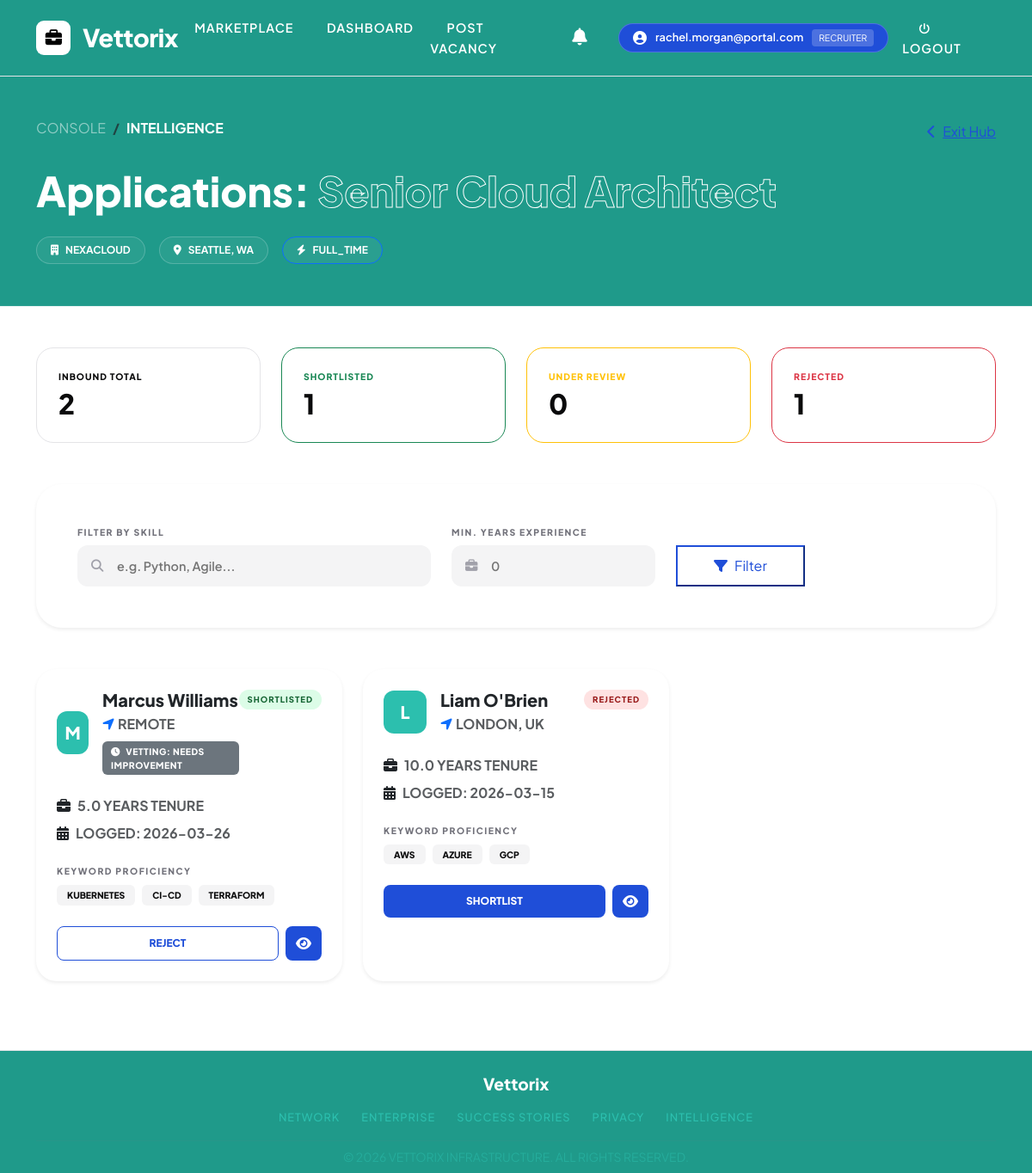
Screenshot of /recruiter/applications/6 (signed in) with the database file from the repository.
### tables this page shows
CREATE TABLE jobs (
            id INTEGER PRIMARY KEY AUTOINCREMENT,
            recruiter_id INTEGER NOT NULL,
            title TEXT NOT NULL,
            company TEXT NOT NULL,
            location TEXT NOT NULL,
            description TEXT NOT NULL,
            requirements TEXT NOT NULL,
            salary_range TEXT,
            job_type TEXT,
            created_at TIMESTAMP DEFAULT CURRENT_TIMESTAMP, status TEXT DEFAULT 'active',
            FOREIGN KEY (recruiter_id) REFERENCES users (id)
        );

CREATE TABLE applications (
            id INTEGER PRIMARY KEY AUTOINCREMENT,
            job_id INTEGER NOT NULL,
            candidate_id INTEGER NOT NULL,
            status TEXT DEFAULT 'applied',
            applied_at TIMESTAMP DEFAULT CURRENT_TIMESTAMP,
            notes TEXT, cover_letter TEXT,
            FOREIGN KEY (job_id) REFERENCES jobs (id),
            FOREIGN KEY (candidate_id) REFERENCES users (id)
        );

CREATE TABLE candidate_profiles (
            id INTEGER PRIMARY KEY AUTOINCREMENT,
            user_id INTEGER NOT NULL,
            full_name TEXT NOT NULL,
            phone TEXT,
            location TEXT,
            skills TEXT,
            experience_years REAL,
            education TEXT,
            resume_text TEXT,
            verification_status TEXT DEFAULT 'Unverified',
            verification_score INTEGER DEFAULT 0,
            verification_recommendation TEXT,
            created_at TIMESTAMP DEFAULT CURRENT_TIMESTAMP, headline TEXT, summary TEXT, linkedin_url TEXT, portfolio_url TEXT, resume_filename TEXT, availability_status TEXT DEFAULT 'available',
            FOREIGN KEY (user_id) REFERENCES users (id)
        );

### app/controller/recruiter.py (the view)
@recruiter_bp.route("/applications/<int:job_id>")
@role_required("recruiter")
def view_applications(job_id):
    conn = get_db_connection()
    skill_filter = request.args.get("skill", "").strip()
    min_exp_str = request.args.get("min_exp", "").strip()
    try:
        min_exp = float(min_exp_str) if min_exp_str else 0.0
    except ValueError:
        min_exp = 0.0
    job = conn.execute(
        "SELECT id, title, company, location, job_type FROM jobs WHERE id = ? AND recruiter_id = ?",
        (job_id, session["user_id"])
    ).fetchone()
    if not job:
        flash("Job not found.", "error")
        conn.close()
        return redirect(url_for("recruiter.dashboard"))
    query = """
        SELECT a.*, cp.full_name, cp.skills, cp.experience_years, cp.location as candidate_location,
               cp.verification_status, cp.verification_score, cp.verification_recommendation
        FROM applications a
        JOIN candidate_profiles cp ON a.candidate_id = cp.user_id
        WHERE a.job_id = ?
    """
    params = [job_id]
    if skill_filter:
        query += " AND LOWER(cp.skills) LIKE ?"
        params.append(f"%{skill_filter.lower()}%")
    if min_exp > 0:
        query += " AND cp.experience_years >= ?"
        params.append(min_exp)
    query += " ORDER BY a.applied_at DESC"
    applications = conn.execute(query, tuple(params)).fetchall()
    conn.close()
    return render_template("applications.html", applications=applications, job=job)

### app/templates/applications.html (shortened to what this page needs)
{% extends "base.html" %}
{% block content %}
<section class="intelligence-hub min-vh-100 bg-white">
    <div class="header-dark py-5 mb-5">
        <div class="container">
            <div class="d-flex justify-content-between align-items-center mb-4">
                <nav aria-label="breadcrumb">
                    <ol class="breadcrumb x-small text-uppercase tracking-widest mb-2">
                        <li class="breadcrumb-item"><a href="{{ url_for('recruiter.dashboard') }}" class="text-white opacity-50 text-decoration-none">Console</a></li>
                        <li class="breadcrumb-item active text-white fw-bold">Intelligence</li>
                    </ol>
                </nav>
                <a href="{{ url_for('recruiter.dashboard') }}" class="btn-exec-outline-white">
                    <i class="fas fa-chevron-left me-2"></i>Exit Hub
                </a>
            </div>
            <h1 class="display-5 fw-extrabold text-white tracking-tight mb-4">
                Applications: <span class="text-outline-white">{{ job.title }}</span>
            </h1>
            <div class="d-flex align-items-center flex-wrap gap-3">
                <div class="meta-capsule"><i class="fas fa-building me-2"></i>{{ job.company }}</div>
                <div class="meta-capsule"><i class="fas fa-map-marker-alt me-2"></i>{{ job.location }}</div>
                <div class="meta-capsule border-primary"><i class="fas fa-bolt me-2"></i>{{ job.job_type }}</div>
            </div>
        </div>
    </div>
    <div class="container">
        <div class="row g-4 mb-5">
            <div class="col-md-3">
                <div class="hub-stat-card">
                    <span class="lbl">Inbound Total</span>
                    <h2 class="val">{{ applications|length }}</h2>
                </div>
            </div>
            <div class="col-md-3">
                <div class="hub-stat-card border-success">
                    <span class="lbl text-success">Shortlisted</span>
                    <h2 class="val">{{ applications|selectattr('status', 'equalto', 'shortlisted')|list|length }}</h2>
                </div>
            </div>
            <div class="col-md-3">
                <div class="hub-stat-card border-warning">
                    <span class="lbl text-warning">Under Review</span>
                    <h2 class="val">{{ applications|selectattr('status', 'equalto', 'applied')|list|length }}</h2>
                </div>
            </div>
            <div class="col-md-3">
                <div class="hub-stat-card border-danger">
                    <span class="lbl text-danger">Rejected</span>
                    <h2 class="val">{{ applications|selectattr('status', 'equalto', 'rejected')|list|length }}</h2>
                </div>
            </div>
        </div>
        <div class="card control-center-card border-0 shadow-sm mb-5">
            <div class="card-body p-4 p-md-5">
                <div class="row g-4 align-items-end">
                    <div class="col-lg-5">
                        <label class="exec-label">Filter by skill</label>
                        <div class="exec-input-group">
                            <i class="fas fa-search"></i>
                            <input type="text" id="skill-input" class="exec-control" placeholder="e.g. Python, Agile..." value="{{ request.args.get('skill', '') }}">
                        </div>
                    </div>
                    <div class="col-md-4 col-lg-3">
                        <label class="exec-label">Min. years experience</label>
                        <div class="exec-input-group">
                            <i class="fas fa-briefcase"></i>
                            <input type="number" id="exp-input" class="exec-control" placeholder="0" min="0" step="0.5" value="{{ request.args.get('min_exp', '') }}">
                        </div>
                    </div>
                    <div class="col-md-3 col-lg-2">
                        <button class="btn-exec-outline w-100 py-2 d-flex justify-content-center align-items-center" id="filter-btn" style="height: 48px;">
                            <i class="fas fa-filter me-2"></i>Filter
                        </button>
                    </div>
                </div>
            </div>
        </div>
        <div class="row g-4" id="candidates-list">
            {% if applications %}
                {% for application in applications %}
                <div class="col-xl-4 col-md-6 candidate-wrapper" data-status="{{ application.status }}" data-experience="{{ application.experience_years }}">
                    <div class="card candidate-matrix-card border-0 shadow-sm h-100">
                        <div class="card-body p-4">
                            <div class="d-flex justify-content-between align-items-start mb-4">
                                <div class="d-flex align-items-center gap-3">
                                    <div class="avatar-sq">
                                        {{ application.full_name[0]|upper }}
                                    </div>
                                    <div>
                                        <h5 class="candidate-name fw-extrabold mb-1">{{ application.full_name }}</h5>
                                        <div class="x-small text-muted fw-bold text-uppercase tracking-wider">
                                            <i class="fas fa-location-arrow me-1 text-primary"></i>{{ application.candidate_location or 'Unknown' }}
                                        </div>
                                        {% if application.verification_status == 'Verified' %}
                                            {% if application.verification_score > 80 %}
                                                <div class="verification-badge bg-success text-white mt-2">
                                                    <i class="fas fa-check-circle me-1"></i> Highly Recommended
                                                </div>
                                            {% elif application.verification_score > 50 %}
                                                <div class="verification-badge bg-primary text-white mt-2">
                                                    <i class="fas fa-check me-1"></i> Recommended
                                                </div>
                                            {% else %}
                                                <div class="verification-badge bg-warning text-dark mt-2">
                                                    <i class="fas fa-exclamation-triangle me-1"></i> Needs Review
                                                </div>
                                            {% endif %}
                                            <div class="mt-2 p-2 bg-light rounded text-muted x-small border" style="max-width:350px;">
                                                <strong>Intelligence Summary:</strong> {{ application.verification_recommendation }}
                                            </div>
                                        {% elif application.verification_status and application.verification_status != 'Unverified' %}
                                            <div class="verification-badge bg-secondary text-white mt-2">
                                                <i class="fas fa-clock me-1"></i> Vetting: {{ application.verification_status }}
                                            </div>
                                        {% endif %}
                                    </div>
                                </div>
                                <span class="status-pill-exec status-{{ application.status }}">
                                    {{ application.status }}
                                </span>
                            </div>
                            <div class="data-row mb-4">
                                <div class="d-flex align-items-center x-small fw-bold text-muted mb-2">
                                    <i class="fas fa-briefcase text-dark me-2"></i> {{ application.experience_years }} YEARS TENURE
                                </div>
                                <div class="d-flex align-items-center x-small fw-bold text-muted">
                                    <i class="fas fa-calendar-alt text-dark me-2"></i> LOGGED: {{ application.applied_at[:10] }}
                                </div>
                            </div>
                            <div class="skill-stack mb-4">
                                <label class="exec-label x-small mb-2">Keyword Proficiency</label>
                                <div class="d-flex flex-wrap gap-2">
                                    {% set skills_list = application.skills.split(',') if application.skills else [] %}
                                    {% for skill in skills_list[:3] %}
                                        <span class="skill-pill-sm">{{ skill.strip() }}</span>
                                    {% endfor %}
                                </div>
                            </div>
                            <div class="hub-actions d-flex gap-2">
                                <form method="POST" action="{{ url_for('recruiter.update_application_status') }}" class="d-flex gap-2 flex-grow-1">
                                    {% if application.status != 'shortlisted' %}
                                        <button type="submit" name="status" value="shortlisted" class="btn-exec-status bg-success-glow">Shortlist</button>
                                    {% endif %}
                                    {% if application.status != 'rejected' %}
                                        <button type="submit" name="status" value="rejected" class="btn-exec-status-outline text-danger border-danger">Reject</button>
                                    {% endif %}
                                </form>
                                <a href="{{ url_for('recruiter.application_detail', application_id=application.id) }}" class="btn-exec-view view-profile" style="text-decoration: none;">
                                    <i class="fas fa-eye"></i>
                                </a>
                            </div>
                        </div>
                    </div>
                </div>
                {% endfor %}
            {% endif %}
        </div>
    </div>
</section>
{% endblock %}

### rows the page displays
jobs: company "NEXACLOUD", location "SEATTLE, WA", job_type "FULL_TIME"
applications: full_name "M", full_name "Marcus Williams", location "REMOTE", verification_status "NEEDS IMPROVEMENT", status "SHORTLISTED", experience_years "5.0", applied_at "2026-03-26", strip "KUBERNETES" "CI-CD" "TERRAFORM", shows "REJECT"
applications: full_name "L", full_name "Liam O'Brien", location "LONDON, UK", status "REJECTED", experience_years "10.0", applied_at "2026-03-15", strip "AWS" "AZURE" "GCP", shows "SHORTLIST"

### other values shown
{{ session.email }} "rachel.morgan@portal.com"
{{ session.role }} "RECRUITER"
{{ applications|length }} "2"
{{ applications|selectattr('status', 'equalto', 'applied')|list|length }} "0"
{{ applications|selectattr('status', 'equalto', 'rejected')|list|length }} "1"
